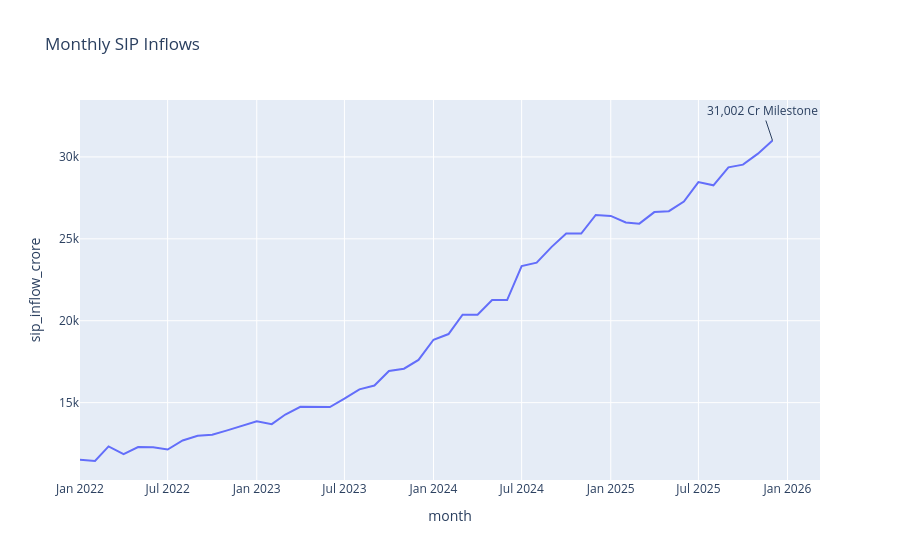

The notebook cell saved with this chart:
### Markdown cell above
---
## Section 3 — SIP Analysis

### Code cell
# Chart 7 — SIP Inflow Trend
fig = px.line(
    sip,
    x="month",
    y="sip_inflow_crore",
    title="Monthly SIP Inflows"
)
fig.add_annotation(
    x=str(sip.iloc[-1]["month"]),
    y=sip["sip_inflow_crore"].max(),
    text="31,002 Cr Milestone"
)
fig.write_image(CHART_DIR / "sip_inflow_trend.png", width=1200, height=600, scale=2)
fig.show()

### Figure 1 — Plotly figure (JSON) as saved in the notebook; plotly's stock layout.template omitted (floating-point values rounded to 4 significant figures)
{"data": [{"hovertemplate": "month=%{x}<br>sip_inflow_crore=%{y}<extra></extra>", "legendgroup": "", "line": {"color": "#636efa", "dash": "solid"}, "marker": {"symbol": "circle"}, "mode": "lines", "name": "", "orientation": "v", "showlegend": false, "type": "scatter", "x": ["2022-01-01T00:00:00", "2022-02-01T00:00:00", "2022-03-01T00:00:00", "2022-04-01T00:00:00", "2022-05-01T00:00:00", "2022-06-01T00:00:00", "2022-07-01T00:00:00", "2022-08-01T00:00:00", "2022-09-01T00:00:00", "2022-10-01T00:00:00", "2022-11-01T00:00:00", "2022-12-01T00:00:00", "2023-01-01T00:00:00", "2023-02-01T00:00:00", "2023-03-01T00:00:00", "2023-04-01T00:00:00", "2023-05-01T00:00:00", "2023-06-01T00:00:00", "2023-07-01T00:00:00", "2023-08-01T00:00:00", "2023-09-01T00:00:00", "2023-10-01T00:00:00", "2023-11-01T00:00:00", "2023-12-01T00:00:00", "2024-01-01T00:00:00", "2024-02-01T00:00:00", "2024-03-01T00:00:00", "2024-04-01T00:00:00", "2024-05-01T00:00:00", "2024-06-01T00:00:00", "2024-07-01T00:00:00", "2024-08-01T00:00:00", "2024-09-01T00:00:00", "2024-10-01T00:00:00", "2024-11-01T00:00:00", "2024-12-01T00:00:00", "2025-01-01T00:00:00", "2025-02-01T00:00:00", "2025-03-01T00:00:00", "2025-04-01T00:00:00", "2025-05-01T00:00:00", "2025-06-01T00:00:00", "2025-07-01T00:00:00", "2025-08-01T00:00:00", "2025-09-01T00:00:00", "2025-10-01T00:00:00", "2025-11-01T00:00:00", "2025-12-01T00:00:00"], "xaxis": "x", "y": [11517, 11438, 12328, 11863, 12286, 12276, 12140, 12694, 12976, 13040, 13306, 13573, 13856, 13687, 14276, 14749, 14749, 14734, 15245, 15814, 16042, 16928, 17073, 17610, 18838, 19187, 20371, 20371, 21262, 21262, 23332, 23547, 24509, 25323, 25320, 26459, 26400, 25999, 25926, 26632, 26688, 27274, 28464, 28265, 29361, 29529, 30200, 31002], "yaxis": "y"}], "layout": {"annotations": [{"text": "31,002 Cr Milestone", "x": "2025-12-01 00:00:00", "y": 31002}], "legend": {"tracegroupgap": 0}, "title": {"text": "Monthly SIP Inflows"}, "xaxis": {"anchor": "y", "domain": [0, 1], "title": {"text": "month"}}, "yaxis": {"anchor": "x", "domain": [0, 1], "title": {"text": "sip_inflow_crore"}}}}
